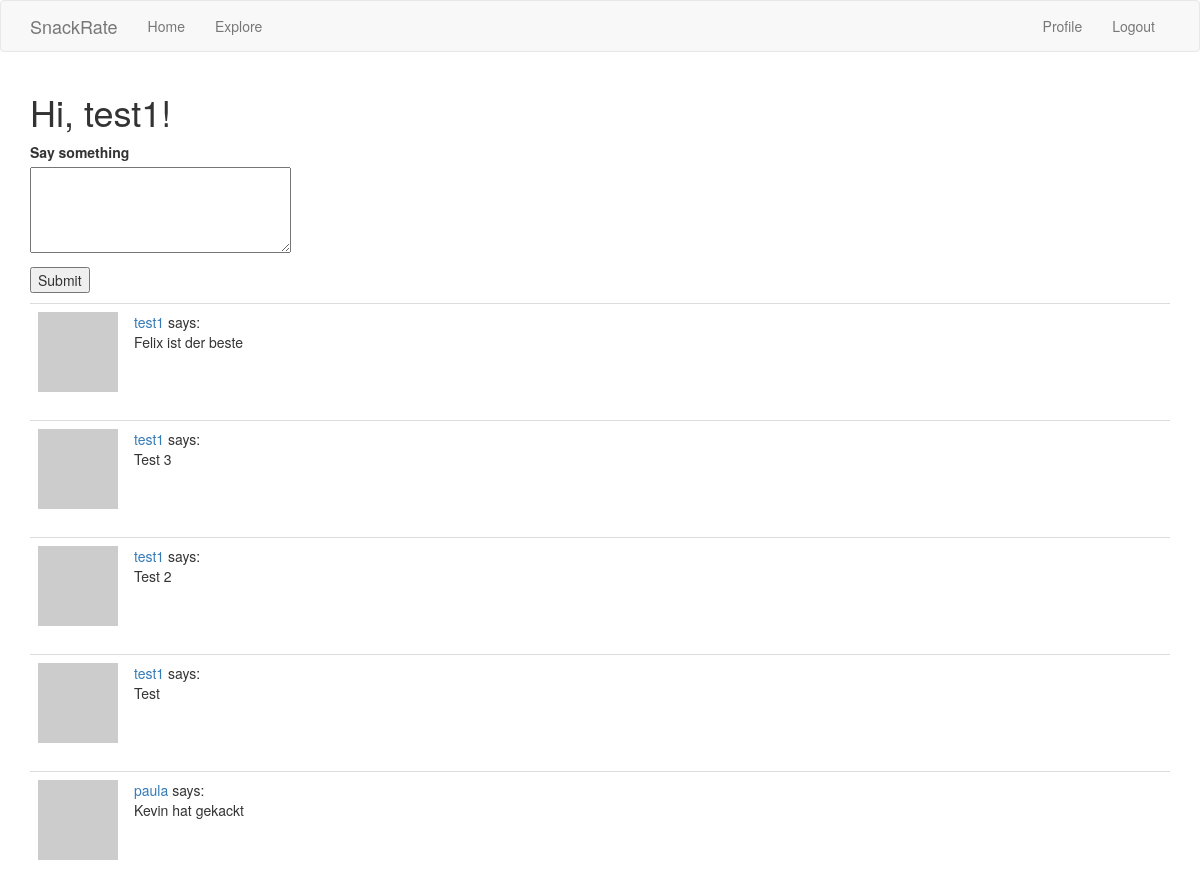
Page /index (signed in) on the committed database.
### app/models.py (models this page shows, shortened)
class User(UserMixin, db.Model):
    id = db.Column(db.Integer, primary_key=True)
    username = db.Column(db.String(64), index=True, unique=True)
    email = db.Column(db.String(120), index=True, unique=True)
    password_hash = db.Column(db.String(128))
    posts = db.relationship('Post', backref='author', lazy='dynamic')
    about_me = db.Column(db.String(140))
    last_seen = db.Column(db.DateTime, default=datetime.utcnow)
    followed = db.relationship(
        'User', secondary=followers,
        primaryjoin=(followers.c.follower_id == id),
        secondaryjoin=(followers.c.followed_id == id),
        backref=db.backref('followers', lazy='dynamic'), lazy='dynamic')
    def avatar(self, size):
        digest = md5(self.email.lower().encode('utf-8')).hexdigest()
        return 'https://www.gravatar.com/avatar/{}?d=identicon&s={}'.format(digest,size)
    def followed_posts(self):
        followed = Post.query.join(
            followers, (followers.c.followed_id == Post.user_id)).filter(
                followers.c.follower_id == self.id)
        own =Post.query.filter_by(user_id=self.id)
        return followed.union(own).order_by(Post.timestamp.desc())

class Post(db.Model):
    id = db.Column(db.Integer, primary_key=True)
    body = db.Column(db.String(140))
    timestamp = db.Column(db.DateTime, index=True, default=datetime.utcnow)
    user_id = db.Column(db.Integer, db.ForeignKey('user.id'))

### app/routes.py (the view)
@app.route('/', methods=['GET', 'POST'])
@app.route('/index', methods=['GET', 'POST'])
@login_required
def index():
    form =PostForm()
    if form.validate_on_submit():
        post =Post(body=form.post.data, author=current_user)
        db.session.add(post)
        db.session.commit()
        flash('Your post is now live!')
        return redirect(url_for('index'))
    page = request.args.get('page', 1, type=int)
    posts = current_user.followed_posts().paginate(
        page=page, per_page=app.config['POSTS_PER_PAGE'], error_out=False)
    next_url = url_for('index', page=posts.next_num) \
        if posts.has_next else None
    prev_url = url_for('index', page=posts.prev_num) \
        if posts.has_prev else None
    return render_template('index.html', title='Home Page', form=form, posts=posts.items, next_url=next_url, prev_url=prev_url)

### app/forms.py
class PostForm(FlaskForm):
    post = TextAreaField('Say something', validators=[DataRequired()])
    submit = SubmitField('Submit')

### app/models.py (called while the page is built)
@login.user_loader
def load_user(id):
    return User.query.get(int(id))

### app/routes.py (called while the page is built)
@app.before_request
def before_request():
    if current_user.is_authenticated:
        current_user.last_seen = datetime.utcnow()
        db.session.commit()

### app/templates/index.html (shortened to what this page needs)
{% extends "base.html" %}
{% block app_content %}
    <h1>Hi, {{ current_user.username }}!</h1>
    {% if form %}
    <form action="" method="post">
        <p>
            {{ form.post.label }}<br>
            {{ form.post(cols=32, rows=4) }}<br>
        </p>
        <p>{{ form.submit() }}</p>
    </form>
    {% endif %}
    {% for post in posts %}
        {% include '_posts.html' %}
    {% endfor %}
{% endblock %}

### app/templates/_posts.html
<table class="table table-hover">
    <tr>
        <td width="70px">
            <a href="{{ url_for('user', username=post.author.username) }}">
                <img src="{{ post.author.avatar(70) }}" />
            </a>
        </td>
        <td>
            <a href="{{ url_for('user', username=post.author.username) }}">
                {{ post.author.username }}
            </a>
            says:
            <br>
            {{ post.body }}
        </td>
    </tr>
</table>

### rows in the picture
User: username "test1"
Post: author.username "test1", body "Felix ist der beste"
Post: author.username "test1", body "Test 3"
Post: author.username "test1", body "Test 2"
Post: author.username "test1", body "Test"
Post: author.username "paula", body "Kevin hat gekackt"
